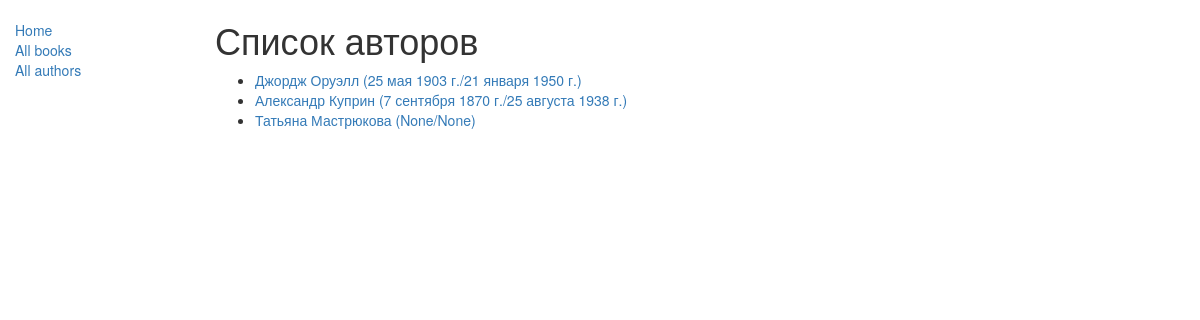
Screenshot of /catalog/authors/ with the database file from the repository.
### catalog/models.py (models this page shows, shortened)
class Author(models.Model):
    first_name = models.CharField(max_length=100)
    last_name = models.CharField(max_length=100)
    date_of_birth = models.DateField(null=True, blank=True)
    date_of_death = models.DateField('Died', null=True, blank=True)
    def get_absolute_url(self):
        return reverse('author-detail', args=[str(self.id)])

### catalog/views.py (the view)
class AuthorListView(generic.ListView):
    model = Author

### catalog/templates/catalog/author_list.html
{% extends "base_generic.html" %}
{% block content %}
    <h1>Список авторов</h1>
    {% if author_list %}
    <ul>
      {% for author in author_list %}
      <li>
        <a href="{{ author.get_absolute_url }}">{{ author.first_name }} {{author.last_name}} ({{author.date_of_birth}}/{{author.date_of_death}})</a>
      </li>
      {% endfor %}
    </ul>
    {% else %}
      <p>В библиотеке авторов нет.</p>
    {% endif %}
{% endblock %}

### rows the page displays
Author: first_name "Джордж", last_name "Оруэлл", date_of_birth "25 мая 1903 г.", date_of_death "21 января 1950 г."
Author: first_name "Александр", last_name "Куприн", date_of_birth "7 сентября 1870 г.", date_of_death "25 августа 1938 г."
Author: first_name "Татьяна", last_name "Мастрюкова", date_of_birth "None", date_of_death "None"
